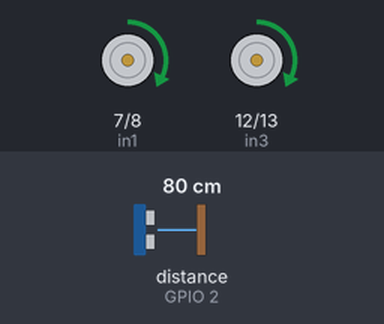
This sketch was run on a simulated ESP32-S3. On the bench: motor-driver pin pairs drawn as motors (green arrow = first pin HIGH = forward, orange = second pin HIGH = backward, longer = more drive, scaled by the enable pin). Wiring (inferred from the names in the program): ultrasonic range finder: trigger GPIO 3; echo GPIO 2. Inputs (shaded band) come from the test bench; at power-on: distance to the obstacle (sensor on GPIO 2) 80 cm. The echo pulse lasts 58.3 µs per cm.

Above: at 1.2 s.
1.3 s: distance to the obstacle (sensor on GPIO 2) set to 55 cm
2.8 s: distance to the obstacle (sensor on GPIO 2) set to 44 cm
At 3.7 s:
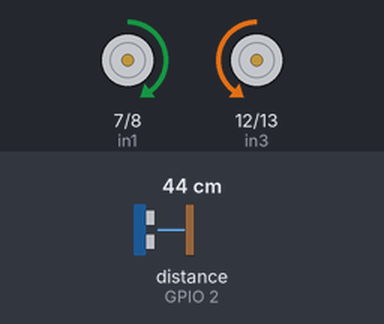
5.8 s: distance to the obstacle (sensor on GPIO 2) set to 27 cm
8.8 s: distance to the obstacle (sensor on GPIO 2) set to 23 cm
10.9 s: distance to the obstacle (sensor on GPIO 2) set to 35 cm
At 11.8 s:
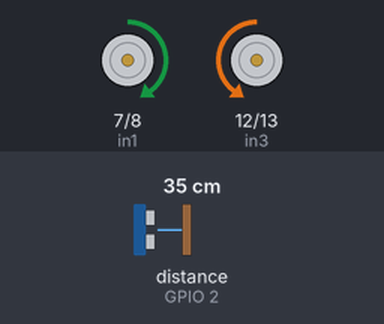
Timing chart, 0 to 14.9 s (numbered marks = the images above; inputs shaded):
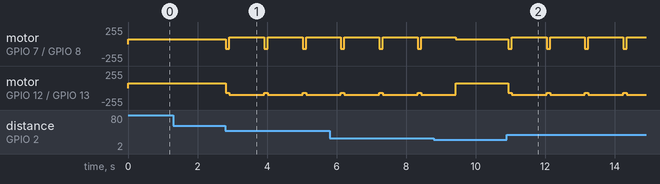

Measured:
- the behaviour switches between 50 and 49 cm on distance to the obstacle (sensor on GPIO 2) (found by bisection; images 0 and 1)
- after the input at 1.3 s, every drawn part: stays the same
- after the input at 2.8 s, motor on GPIO 7 (in1) / GPIO 8 (in2): alternates forward 100/255 for 1.0 s and backward 70/255 for 0.10 s, starting at once; motor on GPIO 12 (in3) / GPIO 13 (in4): alternates backward 100/255 for 1.0 s and backward 70/255 for 0.10 s, starting at once
- after the input at 10.9 s, motor on GPIO 7 (in1) / GPIO 8 (in2): alternates forward 100/255 for 1.0 s and backward 70/255 for 0.10 s, starting at once; motor on GPIO 12 (in3) / GPIO 13 (in4): alternates backward 100/255 for 1.0 s and backward 70/255 for 0.10 s, starting at once

The sketch:

obstacle_avoidance.ino
```cpp
// This CODE will run the rangefinder function as a ticker object and print/return
// a distance value every X seconds. When between a specified distance in front of the
// vehicle will stop, reverse, and turn right then continue moving forward

// #include <Servo.h>
#include <Ticker.h>

#define trigPin 3 //pwm pin
#define echoPin 2
                       // 100mS set timer duration in microseconds

// Initialize Servo Object
// Servo servo1;
// int joint1 = 0;

// MOTOR A -Right
const int in1 = 7 ; //IN1 -> pin7
const int in2 = 8 ; //IN2 -> pin8
const int pwmA = 9 ; //EN1 -> pin6 (pwm enable line)
// MOTOR B -Left
const int in3 = 12; //IN3 -> pin12
const int in4 = 13; //IN4 -> pin13
const int pwmB = 11; //EN2 -> pin11 (pwm enable line)

// Global Variables
float duration, distance;
void range_finder();
void drivestraight();
void reverse();
void CW90_turn();
void CC90_turn();
void turnoff();

// Declare Ticker Object
Ticker tickerObject(range_finder, 50);

// For providing logic to L298 IC to choose the direction of the DC motor
// Before starting, HERE ARE SOME NOTES:
//   1) Stalls at speeds less than 50
void setup() {

  // Attach the rangefinder
   pinMode(trigPin, OUTPUT);
   pinMode(echoPin, INPUT);
  // // Attach the Servo
  // servo1.attach(5);
  // Attach the Motor Control Pins
   // LEFT
   pinMode(in1,OUTPUT) ; // we have to set PWM pin as output
   pinMode(in2,OUTPUT) ;
   // RIGHT
   pinMode(in3,OUTPUT) ;
   pinMode(in4,OUTPUT) ;
   // Enable Pins
   pinMode(pwmA,OUTPUT) ; // LEFT Motors
   pinMode(pwmB,OUTPUT) ; // RIGHT Motors //Logic pins are also set as output

  Serial.begin (9600); // DEFINE THE BAUD RATE HERE<--------

  // Create Ticker Object
   tickerObject.start(); //start the ticker.
}

void loop()
{  // this function will run the motors in both directions at a fixed speed

  // This if statement set the motors to off if an object is detected, otherwise motors
  // will be set to on
  if (25 <= distance && distance <=50){
  turnoff();
  reverse();
  delay(100);
  CW90_turn();
  delay(1000); // The turn rate is slower when coming from the reverse direction

  }
  else{
  // Drive Straight Forward for X seconds
  drivestraight();

  // // Turn to the Right 90 degrees
  // CW90_turn();
  // delay(500); // The turn rate is faster when coming from forward direction

  // // Move forward a hair
  // drivestraight();
  // delay(100);

  // // Turn rt again to sweep the area you just came from
  // CW90_turn();
  // delay(800); // The turn rate should be a bit slower when coming from lower speed

  // // Drive Straight from in the direction you came from before
  // drivestraight();
  // delay(5000);

  // // Turn to the Left 90 degrees
  // CC90_turn();
  // delay(500); // The turn rate is faster when coming from forward direction

  // // Move forward a hair
  // drivestraight();
  // delay(100);

  // // Turn left again to sweep the area you just came from
  // CC90_turn();
  // delay(800); // The turn rate should be a bit slower when coming from lower speed

  // // AND Repeat.... back to the top

  }

    // Run Rangefinder
  tickerObject.update(); //range_finder();


  } // END MAIN LOOP

// -------------------------- FUNCTIONS BELOW------------------------
// Range Finder Function
void range_finder(){
   // Attach the rangefinder
  digitalWrite(trigPin, LOW);
  delayMicroseconds(2);

  digitalWrite(trigPin, HIGH);
  delayMicroseconds(10);
  digitalWrite(trigPin, LOW);

  duration = pulseIn(echoPin, HIGH);
  distance = (duration / 2) * 0.0344;

  // if (25 <= distance && distance <=50){
  //   Serial.print("Distance = ");
  //   Serial.print(distance);
  //   Serial.println(" | Object Detected!");
  // }
  // else{
  // Serial.print("Distance = ");
  // Serial.print(distance);
  // Serial.println(" cm");
  // }
  return distance;
}


// Drive Straight Forward ------------------------------
 void drivestraight(){
  // turn on motor A
  digitalWrite(in1, HIGH);
  digitalWrite(in2, LOW);
  // set speed to 200 out of possible range 0~255
  analogWrite(pwmA, 70); //125);

  // turn on motor B
  digitalWrite(in3, HIGH);
  digitalWrite(in4, LOW);
  // set speed to 200 out of possible range 0~255
  analogWrite(pwmB, 70); //80);
 }

// Reverse Motor Direction
void reverse(){
  // turn on motor A
  digitalWrite(in1, LOW);
  digitalWrite(in2, HIGH);
  // set speed to 200 out of possible range 0~255
  analogWrite(pwmA, 70); //125);

  // turn on motor B
  digitalWrite(in3, LOW);
  digitalWrite(in4, HIGH);
  // set speed to 200 out of possible range 0~255
  analogWrite(pwmB, 70); //80);
 }

  // Turn 90 degrees (CW)  ---------------------
 void CW90_turn(){    //delay 800 ms for 90 degree turn
  //servo1.write(100); // lock servo facing front
  // Motor A
  digitalWrite(in1, HIGH);
  digitalWrite(in2, LOW);
  // set speed to 200 out of possible range 0~255
  analogWrite(pwmA, 100); //125

   // Motor B
  digitalWrite(in3, LOW);
  digitalWrite(in4, HIGH);
  // set speed to 200 out of possible range 0~255
  analogWrite(pwmB, 100); //80

  }

   // Turn 90 degrees (CC)  ---------------------
 void CC90_turn(){    //delay 800 ms for 90 degree turn
  //servo1.write(100); // lock servo facing front
  // Motor A
  digitalWrite(in1, LOW);
  digitalWrite(in2, HIGH);
  // set speed to 200 out of possible range 0~255
  analogWrite(pwmA, 100); //125

   // Motor B
  digitalWrite(in3, HIGH);
  digitalWrite(in4, LOW);
  // set speed to 200 out of possible range 0~255
  analogWrite(pwmB, 100); //80
 }

  // Turn off motors ------------------------------------------
  void turnoff(){
  //servo1.write(100); // lock servo facing front
  digitalWrite(in1, LOW);
  digitalWrite(in2, LOW);
  digitalWrite(in3, LOW);
  digitalWrite(in4, LOW);
}
```
